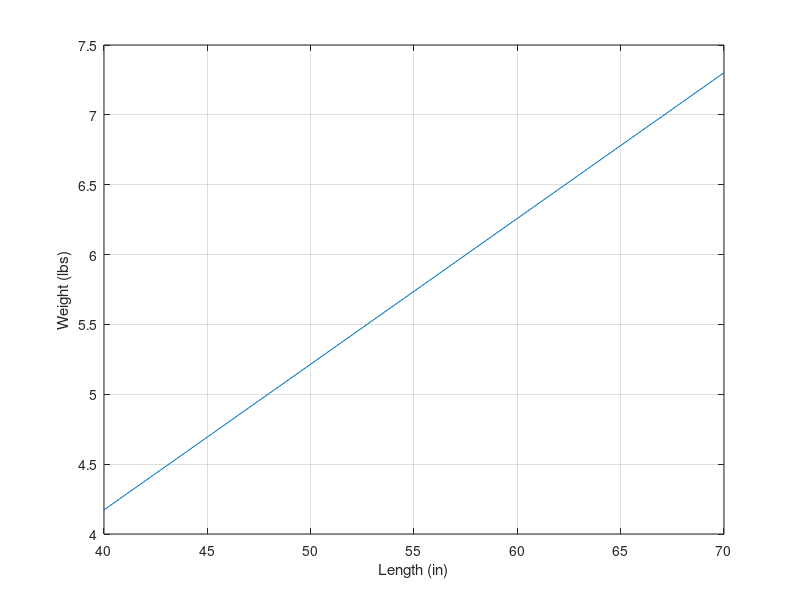

MATLAB code for this plot:
close all
clear all
clc

Fuselage_Length = 40:.25:70;
weight = 0;

for i = Fuselage_Length
Balsa = 0.00347222; %lb/in^3
Spruce = 0.0144676;

TRUSS = 0.5;
SPAR = 0.625;

sparL = SPAR*4;
sparW = SPAR*4;

trussL = TRUSS*4;
trussW = TRUSS*4;

spar_weight = sparL*sparW*i*Spruce;
truss_weight = trussL*trussW*i*Balsa;

Total_Weight = spar_weight + truss_weight;
weight = [weight Total_Weight];

end

corrected_weight = weight(2:end);

plot(Fuselage_Length , corrected_weight);
grid on
xlabel('Length (in)')
ylabel('Weight (lbs)')


